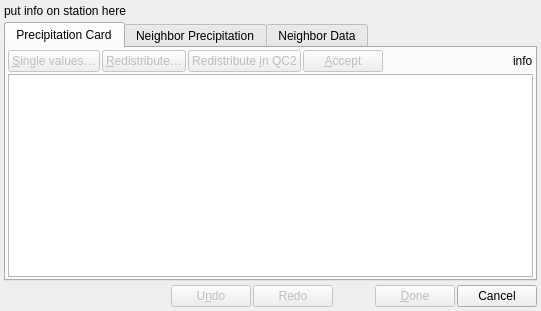
<?xml version="1.0" encoding="UTF-8"?>
<ui version="4.0">
 <class>DialogMain</class>
 <widget class="QDialog" name="DialogMain">
  <property name="geometry">
   <rect>
    <x>0</x>
    <y>0</y>
    <width>541</width>
    <height>311</height>
   </rect>
  </property>
  <property name="windowTitle">
   <string>WatchRR</string>
  </property>
  <layout class="QVBoxLayout" name="verticalLayout">
   <property name="spacing">
    <number>4</number>
   </property>
   <property name="margin">
    <number>4</number>
   </property>
   <item>
    <widget class="QLabel" name="labelStationInfo">
     <property name="text">
      <string notr="true">put info on station here</string>
     </property>
     <property name="wordWrap">
      <bool>true</bool>
     </property>
    </widget>
   </item>
   <item>
    <widget class="QTabWidget" name="tabWidget">
     <property name="currentIndex">
      <number>0</number>
     </property>
     <widget class="QWidget" name="tabRR">
      <attribute name="title">
       <string>Precipitation Card</string>
      </attribute>
      <layout class="QVBoxLayout" name="verticalLayout_2">
       <property name="spacing">
        <number>2</number>
       </property>
       <property name="margin">
        <number>2</number>
       </property>
       <item>
        <layout class="QHBoxLayout" name="horizontalLayout_2">
         <property name="spacing">
          <number>2</number>
         </property>
         <item>
          <widget class="QPushButton" name="buttonEdit">
           <property name="enabled">
            <bool>false</bool>
           </property>
           <property name="text">
            <string>&amp;Single values…</string>
           </property>
           <property name="autoDefault">
            <bool>false</bool>
           </property>
          </widget>
         </item>
         <item>
          <widget class="QPushButton" name="buttonRedist">
           <property name="enabled">
            <bool>false</bool>
           </property>
           <property name="text">
            <string>&amp;Redistribute…</string>
           </property>
           <property name="autoDefault">
            <bool>false</bool>
           </property>
          </widget>
         </item>
         <item>
          <widget class="QPushButton" name="buttonRedistQC2">
           <property name="enabled">
            <bool>false</bool>
           </property>
           <property name="text">
            <string>Redistribute &amp;in QC2</string>
           </property>
           <property name="autoDefault">
            <bool>false</bool>
           </property>
          </widget>
         </item>
         <item>
          <widget class="QPushButton" name="buttonAcceptRow">
           <property name="enabled">
            <bool>false</bool>
           </property>
           <property name="text">
            <string>&amp;Accept</string>
           </property>
           <property name="autoDefault">
            <bool>false</bool>
           </property>
          </widget>
         </item>
         <item>
          <spacer name="spacer3">
           <property name="orientation">
            <enum>Qt::Horizontal</enum>
           </property>
           <property name="sizeHint" stdset="0">
            <size>
             <width>40</width>
             <height>20</height>
            </size>
           </property>
          </spacer>
         </item>
         <item>
          <widget class="QLabel" name="labelInfoRR">
           <property name="text">
            <string notr="true">info</string>
           </property>
          </widget>
         </item>
        </layout>
       </item>
       <item>
        <widget class="QTableView" name="tableRR">
         <property name="selectionMode">
          <enum>QAbstractItemView::ContiguousSelection</enum>
         </property>
         <attribute name="verticalHeaderDefaultSectionSize">
          <number>20</number>
         </attribute>
        </widget>
       </item>
      </layout>
     </widget>
     <widget class="QWidget" name="tabNeighborRR">
      <attribute name="title">
       <string>Neighbor Precipitation</string>
      </attribute>
      <layout class="QVBoxLayout" name="verticalLayout_3">
       <property name="spacing">
        <number>2</number>
       </property>
       <property name="margin">
        <number>2</number>
       </property>
       <item>
        <widget class="FrozenColumnTableView" name="tableNeighborRR">
         <property name="selectionMode">
          <enum>QAbstractItemView::ContiguousSelection</enum>
         </property>
         <attribute name="verticalHeaderDefaultSectionSize">
          <number>20</number>
         </attribute>
        </widget>
       </item>
      </layout>
     </widget>
     <widget class="QWidget" name="tabNeighborData">
      <attribute name="title">
       <string>Neighbor Data</string>
      </attribute>
      <layout class="QVBoxLayout" name="verticalLayout_4">
       <property name="spacing">
        <number>2</number>
       </property>
       <property name="margin">
        <number>2</number>
       </property>
       <item>
        <layout class="QHBoxLayout" name="neighborDataButtonLayout">
         <property name="spacing">
          <number>2</number>
         </property>
         <item>
          <widget class="MiDateTimeEdit" name="dateNeighborData">
           <property name="displayFormat">
            <string notr="true">yyyy-MM-dd</string>
           </property>
          </widget>
         </item>
         <item>
          <spacer name="horizontalSpacer">
           <property name="orientation">
            <enum>Qt::Horizontal</enum>
           </property>
           <property name="sizeHint" stdset="0">
            <size>
             <width>40</width>
             <height>20</height>
            </size>
           </property>
          </spacer>
         </item>
        </layout>
       </item>
       <item>
        <widget class="FrozenRowTableView" name="tableNeighborData">
         <property name="selectionMode">
          <enum>QAbstractItemView::ContiguousSelection</enum>
         </property>
         <attribute name="verticalHeaderDefaultSectionSize">
          <number>20</number>
         </attribute>
        </widget>
       </item>
      </layout>
     </widget>
    </widget>
   </item>
   <item>
    <layout class="QHBoxLayout" name="horizontalLayout">
     <property name="spacing">
      <number>2</number>
     </property>
     <item>
      <spacer name="spacer1">
       <property name="orientation">
        <enum>Qt::Horizontal</enum>
       </property>
       <property name="sizeHint" stdset="0">
        <size>
         <width>40</width>
         <height>20</height>
        </size>
       </property>
      </spacer>
     </item>
     <item>
      <widget class="QPushButton" name="buttonUndo">
       <property name="enabled">
        <bool>false</bool>
       </property>
       <property name="text">
        <string>U&amp;ndo</string>
       </property>
       <property name="autoDefault">
        <bool>false</bool>
       </property>
      </widget>
     </item>
     <item>
      <widget class="QPushButton" name="buttonRedo">
       <property name="enabled">
        <bool>false</bool>
       </property>
       <property name="text">
        <string>Redo</string>
       </property>
       <property name="autoDefault">
        <bool>false</bool>
       </property>
      </widget>
     </item>
     <item>
      <spacer name="spacer2">
       <property name="orientation">
        <enum>Qt::Horizontal</enum>
       </property>
       <property name="sizeType">
        <enum>QSizePolicy::Preferred</enum>
       </property>
       <property name="sizeHint" stdset="0">
        <size>
         <width>40</width>
         <height>20</height>
        </size>
       </property>
      </spacer>
     </item>
     <item>
      <widget class="QPushButton" name="buttonSave">
       <property name="enabled">
        <bool>false</bool>
       </property>
       <property name="text">
        <string>&amp;Done</string>
       </property>
       <property name="autoDefault">
        <bool>false</bool>
       </property>
      </widget>
     </item>
     <item>
      <widget class="QPushButton" name="buttonClose">
       <property name="text">
        <string>Cancel</string>
       </property>
       <property name="autoDefault">
        <bool>false</bool>
       </property>
      </widget>
     </item>
    </layout>
   </item>
  </layout>
 </widget>
 <customwidgets>
  <customwidget>
   <class>MiDateTimeEdit</class>
   <extends>QDateEdit</extends>
   <header>util/gui/MiDateTimeEdit.hh</header>
  </customwidget>
  <customwidget>
   <class>FrozenColumnTableView</class>
   <extends>QTableView</extends>
   <header>util/gui/FrozenColumnTableView.hh</header>
  </customwidget>
  <customwidget>
   <class>FrozenRowTableView</class>
   <extends>QTableView</extends>
   <header>util/gui/FrozenRowTableView.hh</header>
  </customwidget>
 </customwidgets>
 <tabstops>
  <tabstop>tableRR</tabstop>
  <tabstop>buttonSave</tabstop>
  <tabstop>buttonClose</tabstop>
 </tabstops>
 <resources/>
 <connections>
  <connection>
   <sender>buttonRedist</sender>
   <signal>clicked()</signal>
   <receiver>DialogMain</receiver>
   <slot>onRedistribute()</slot>
   <hints>
    <hint type="sourcelabel">
     <x>223</x>
     <y>81</y>
    </hint>
    <hint type="destinationlabel">
     <x>171</x>
     <y>494</y>
    </hint>
   </hints>
  </connection>
  <connection>
   <sender>buttonEdit</sender>
   <signal>clicked()</signal>
   <receiver>DialogMain</receiver>
   <slot>onEdit()</slot>
   <hints>
    <hint type="sourcelabel">
     <x>118</x>
     <y>81</y>
    </hint>
    <hint type="destinationlabel">
     <x>149</x>
     <y>514</y>
    </hint>
   </hints>
  </connection>
  <connection>
   <sender>buttonSave</sender>
   <signal>clicked()</signal>
   <receiver>DialogMain</receiver>
   <slot>accept()</slot>
   <hints>
    <hint type="sourcelabel">
     <x>448</x>
     <y>305</y>
    </hint>
    <hint type="destinationlabel">
     <x>498</x>
     <y>485</y>
    </hint>
   </hints>
  </connection>
  <connection>
   <sender>buttonClose</sender>
   <signal>clicked()</signal>
   <receiver>DialogMain</receiver>
   <slot>reject()</slot>
   <hints>
    <hint type="sourcelabel">
     <x>535</x>
     <y>305</y>
    </hint>
    <hint type="destinationlabel">
     <x>519</x>
     <y>515</y>
    </hint>
   </hints>
  </connection>
  <connection>
   <sender>buttonUndo</sender>
   <signal>clicked()</signal>
   <receiver>DialogMain</receiver>
   <slot>onUndo()</slot>
   <hints>
    <hint type="sourcelabel">
     <x>232</x>
     <y>305</y>
    </hint>
    <hint type="destinationlabel">
     <x>136</x>
     <y>582</y>
    </hint>
   </hints>
  </connection>
  <connection>
   <sender>buttonRedistQC2</sender>
   <signal>clicked()</signal>
   <receiver>DialogMain</receiver>
   <slot>onRedistributeQC2()</slot>
   <hints>
    <hint type="sourcelabel">
     <x>360</x>
     <y>81</y>
    </hint>
    <hint type="destinationlabel">
     <x>277</x>
     <y>568</y>
    </hint>
   </hints>
  </connection>
  <connection>
   <sender>buttonAcceptRow</sender>
   <signal>clicked()</signal>
   <receiver>DialogMain</receiver>
   <slot>onAcceptRow()</slot>
   <hints>
    <hint type="sourcelabel">
     <x>447</x>
     <y>81</y>
    </hint>
    <hint type="destinationlabel">
     <x>348</x>
     <y>565</y>
    </hint>
   </hints>
  </connection>
  <connection>
   <sender>dateNeighborData</sender>
   <signal>dateChanged(QDate)</signal>
   <receiver>DialogMain</receiver>
   <slot>onNeighborDataDateChanged(QDate)</slot>
   <hints>
    <hint type="sourcelabel">
     <x>84</x>
     <y>76</y>
    </hint>
    <hint type="destinationlabel">
     <x>393</x>
     <y>24</y>
    </hint>
   </hints>
  </connection>
  <connection>
   <sender>buttonRedo</sender>
   <signal>clicked()</signal>
   <receiver>DialogMain</receiver>
   <slot>onRedo()</slot>
   <hints>
    <hint type="sourcelabel">
     <x>319</x>
     <y>305</y>
    </hint>
    <hint type="destinationlabel">
     <x>555</x>
     <y>542</y>
    </hint>
   </hints>
  </connection>
  <connection>
   <sender>tabWidget</sender>
   <signal>currentChanged(int)</signal>
   <receiver>DialogMain</receiver>
   <slot>onCurrentTabChanged(int)</slot>
   <hints>
    <hint type="sourcelabel">
     <x>422</x>
     <y>34</y>
    </hint>
    <hint type="destinationlabel">
     <x>50</x>
     <y>280</y>
    </hint>
   </hints>
  </connection>
 </connections>
 <slots>
  <slot>onRedistribute()</slot>
  <slot>onEdit()</slot>
  <slot>onUndo()</slot>
  <slot>onRedistributeQC2()</slot>
  <slot>onAcceptRow()</slot>
  <slot>onShowNeighbors()</slot>
  <slot>onNeighborDataDateChanged(QDate)</slot>
  <slot>onRedo()</slot>
  <slot>onCurrentTabChanged(int)</slot>
 </slots>
</ui>
